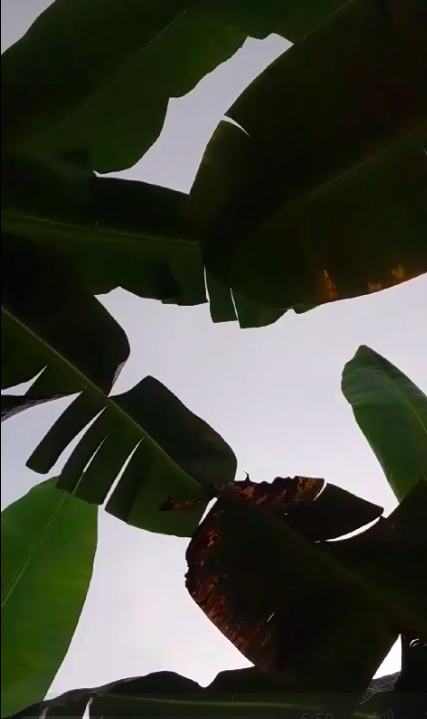
#> input picture opencv/udmy/section2/leaves1.png, 427 x 719 px
$ python showColorIm.py
#> lines starting #> are read from the running program, lines starting #| are printed output that depends on the picture
import cv2
import numpy

im = cv2.imread('leaves1.png', 0)
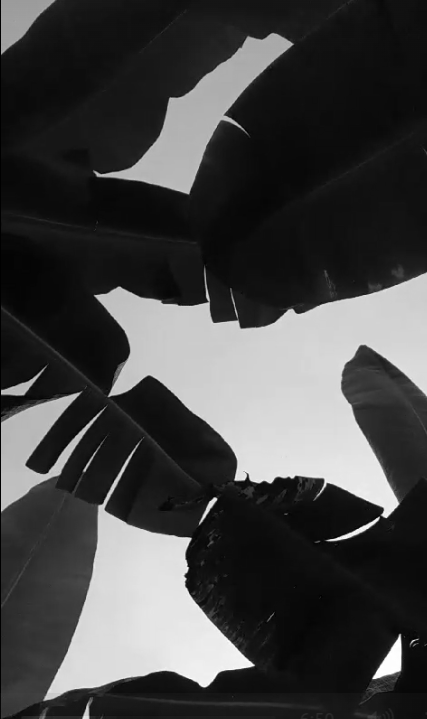
#> im: shape (719, 427); min 0, max 255, mean 67.6

print(type(im))
#| <class 'numpy.ndarray'>
print(im.dtype)
#| uint8
print(im.shape)
#| (719, 427)
cv2.imshow('im', im)
cv2.waitKey(0)
cv2.destroyAllWindows()
